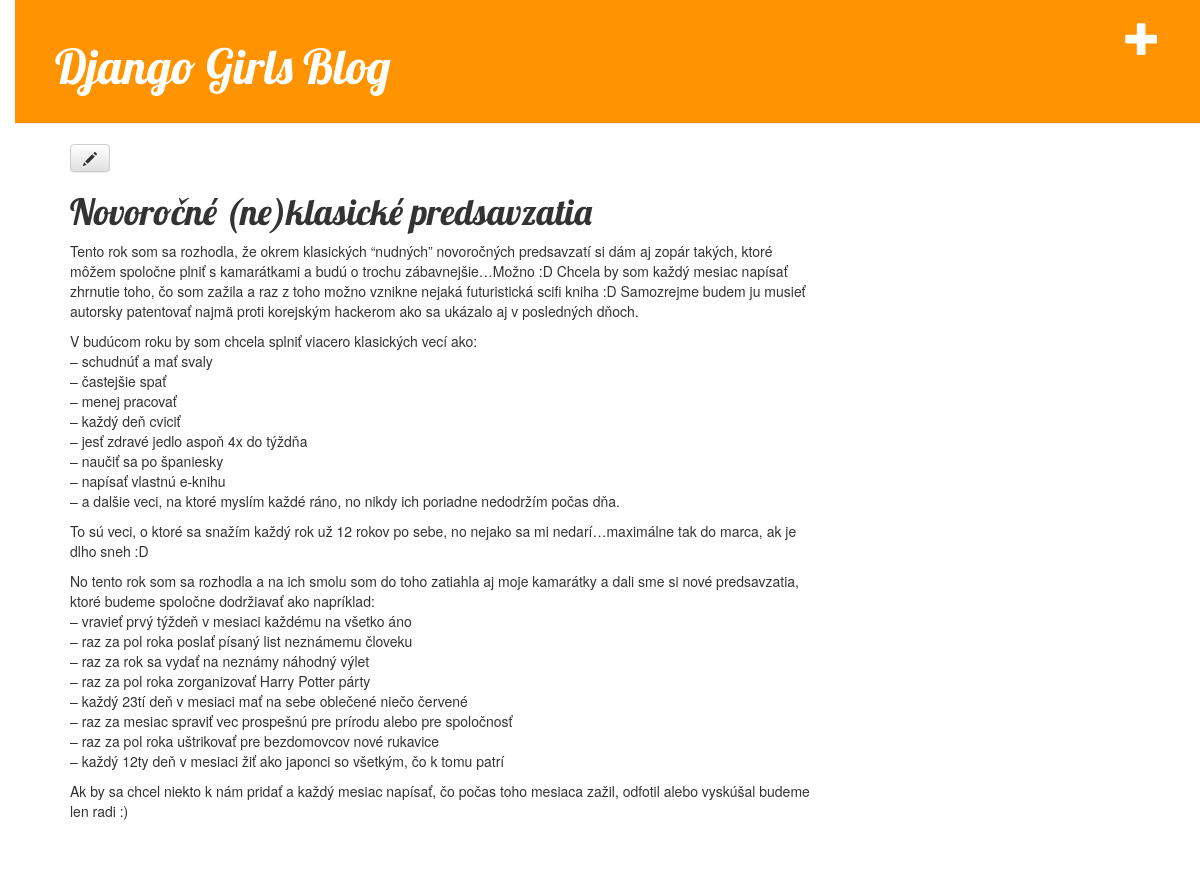
The app's page /post/1/ with its own data.
### blog/models.py (models this page shows, shortened)
class Post(models.Model):
	author = models.ForeignKey('auth.User')
	title = models.CharField(max_length=200)
	text = models.TextField()
	created_date = models.DateTimeField(blank = True, null = True)

### blog/views.py (the view)
# urls.py: url(r'^post/(?P<pk>[0-9]+)/$', views.post_detail),
def post_detail(request, pk):
	post = get_object_or_404(Post, pk=pk)
	return render(request, 'blog/post_detail.html', {'post' : post})

### blog/templates/blog/post_detail.html (shortened to what this page needs)
{% extends 'blog/base.html' %}
{% block content %}
    <div class="post">
        <a class="btn btn-default" href="{% url 'post_edit' pk=post.pk %}"><span class="glyphicon glyphicon-pencil"></span></a>
        <h1>{{ post.title }}</h1>
        <p>{{ post.text|linebreaks }}</p>
    </div>
{% endblock %}

### blog/static/css/blog.css (style rules this page uses)
body { padding-left: 15px; }
h1, h2, h3, h4 { font-family: 'Lobster', cursive; }
.post { margin-bottom: 70px; }

### records on screen
Post: title "Novoročné (ne)klasické predsavzatia", text "Tento rok som sa rozhodla, že okrem klasických “nudných” novoročných predsavzatí si dám aj zopár takých, ktoré môžem spoločne plniť s kamarátkami a budú o trochu zábavnejšie…Možno :D Chcela by som každý mesiac napísať zhrnutie toho, čo som zažila a raz z toho možno vznikne nejaká futuristická scifi kniha :D Samozrejme budem ju musieť autorsky patentovať najmä proti korejským hackerom ako sa ukázalo aj v posledných dňoch. V budúcom roku by som chcela splniť viacero klasických vecí ako: – schudnúť a mať svaly – častejšie spať – menej pracovať – každý deň cviciť – jesť zdravé jedlo aspoň 4x do týždňa – naučiť sa po španiesky – napísať vlastnú e-knihu – a dalšie veci, na ktoré myslím každé…"
